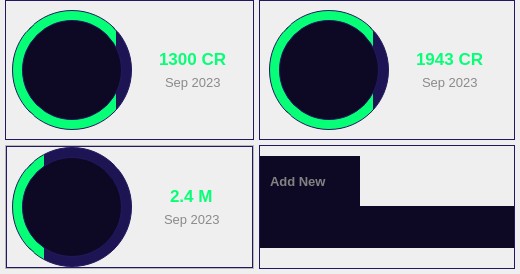
              <widget class="QFrame" name="frame_15">
               <property name="frameShape">
                <enum>QFrame::NoFrame</enum>
               </property>
               <property name="frameShadow">
                <enum>QFrame::Raised</enum>
               </property>
               <layout class="QGridLayout" name="gridLayout">
                <property name="leftMargin">
                 <number>5</number>
                </property>
                <property name="topMargin">
                 <number>0</number>
                </property>
                <property name="rightMargin">
                 <number>5</number>
                </property>
                <property name="bottomMargin">
                 <number>5</number>
                </property>
                <property name="spacing">
                 <number>5</number>
                </property>
                <item row="0" column="0">
                 <widget class="QFrame" name="frame_35">
                  <property name="styleSheet">
                   <string notr="true">border: 1px solid rgb(34, 24, 97);</string>
                  </property>
                  <property name="frameShape">
                   <enum>QFrame::NoFrame</enum>
                  </property>
                  <property name="frameShadow">
                   <enum>QFrame::Raised</enum>
                  </property>
                  <layout class="QHBoxLayout" name="horizontalLayout_19">
                   <property name="spacing">
                    <number>5</number>
                   </property>
                   <property name="leftMargin">
                    <number>5</number>
                   </property>
                   <property name="topMargin">
                    <number>0</number>
                   </property>
                   <property name="rightMargin">
                    <number>5</number>
                   </property>
                   <property name="bottomMargin">
                    <number>0</number>
                   </property>
                   <item alignment="Qt::AlignHCenter|Qt::AlignVCenter">
                    <widget class="QFrame" name="frame_30">
                     <property name="minimumSize">
                      <size>
                       <width>120</width>
                       <height>120</height>
                      </size>
                     </property>
                     <property name="maximumSize">
                      <size>
                       <width>120</width>
                       <height>120</height>
                      </size>
                     </property>
                     <property name="styleSheet">
                      <string notr="true">background-color: qlineargradient(spread:pad, x1:0, y1:0, x2:1, y2:0, stop:0.867 rgba(7, 255, 119, 1), stop:0.869 rgba(29, 21, 83, 1));
border: 1px solid rgb(33, 24, 94);
border-radius: 60;</string>
                     </property>
                     <property name="frameShape">
                      <enum>QFrame::NoFrame</enum>
                     </property>
                     <property name="frameShadow">
                      <enum>QFrame::Raised</enum>
                     </property>
                     <layout class="QHBoxLayout" name="horizontalLayout_18">
                      <item alignment="Qt::AlignHCenter">
                       <widget class="QFrame" name="frame_31">
                        <property name="minimumSize">
                         <size>
                          <width>100</width>
                          <height>100</height>
                         </size>
                        </property>
                        <property name="maximumSize">
                         <size>
                          <width>130</width>
                          <height>130</height>
                         </size>
                        </property>
                        <property name="styleSheet">
                         <string notr="true">background-color: rgb(13, 9, 36);
border: 1px solid rgb(33, 24, 94);
border-radius: 50px;</string>
                        </property>
                        <property name="frameShape">
                         <enum>QFrame::NoFrame</enum>
                        </property>
                        <property name="frameShadow">
                         <enum>QFrame::Raised</enum>
                        </property>
                        <layout class="QHBoxLayout" name="horizontalLayout_30">
                         <item>
                          <widget class="QFrame" name="frame_36">
                           <property name="minimumSize">
                            <size>
                             <width>50</width>
                             <height>50</height>
                            </size>
                           </property>
                           <property name="maximumSize">
                            <size>
                             <width>50</width>
                             <height>50</height>
                            </size>
                           </property>
                           <property name="styleSheet">
                            <string notr="true">QFrame {
	border: none;
	image: url(:/icons/icons/money-hand.svg);
	border-radius: 25;
}</string>
                           </property>
                           <property name="frameShape">
                            <enum>QFrame::NoFrame</enum>
                           </property>
                           <property name="frameShadow">
                            <enum>QFrame::Raised</enum>
                           </property>
                          </widget>
                         </item>
                        </layout>
                       </widget>
                      </item>
                     </layout>
                    </widget>
                   </item>
                   <item alignment="Qt::AlignVCenter">
                    <widget class="QFrame" name="frame_37">
                     <property name="minimumSize">
                      <size>
                       <width>110</width>
                       <height>0</height>
                      </size>
                     </property>
                     <property name="maximumSize">
                      <size>
                       <width>110</width>
                       <height>16777215</height>
                      </size>
                     </property>
                     <property name="styleSheet">
                      <string notr="true">border: none;</string>
                     </property>
                     <property name="frameShape">
                      <enum>QFrame::NoFrame</enum>
                     </property>
                     <property name="frameShadow">
                      <enum>QFrame::Raised</enum>
                     </property>
                     <layout class="QVBoxLayout" name="verticalLayout_16">
                      <item alignment="Qt::AlignHCenter|Qt::AlignVCenter">
                       <widget class="QLabel" name="label_22">
                        <property name="font">
                         <font>
                          <pointsize>13</pointsize>
                          <weight>75</weight>
                          <bold>true</bold>
                         </font>
                        </property>
                        <property name="styleSheet">
                         <string notr="true">color: rgb(7, 255, 119);</string>
                        </property>
                        <property name="text">
                         <string>1300 CR</string>
                        </property>
                       </widget>
                      </item>
                      <item alignment="Qt::AlignHCenter|Qt::AlignVCenter">
                       <widget class="QLabel" name="label_21">
                        <property name="font">
                         <font>
                          <pointsize>10</pointsize>
                          <weight>50</weight>
                          <bold>false</bold>
                         </font>
                        </property>
                        <property name="styleSheet">
                         <string notr="true">color: rgb(138, 138, 138);</string>
                        </property>
                        <property name="text">
                         <string>&lt;html&gt;&lt;head/&gt;&lt;body&gt;&lt;p&gt;Sep 2023&lt;/p&gt;&lt;/body&gt;&lt;/html&gt;</string>
                        </property>
                       </widget>
                      </item>
                     </layout>
                    </widget>
                   </item>
                  </layout>
                 </widget>
                </item>
                <item row="0" column="1">
                 <widget class="QFrame" name="frame_18">
                  <property name="styleSheet">
                   <string notr="true"/>
                  </property>
                  <property name="frameShape">
                   <enum>QFrame::NoFrame</enum>
                  </property>
                  <property name="frameShadow">
                   <enum>QFrame::Raised</enum>
                  </property>
                  <layout class="QHBoxLayout" name="horizontalLayout_25">
                   <property name="spacing">
                    <number>0</number>
                   </property>
                   <property name="leftMargin">
                    <number>0</number>
                   </property>
                   <property name="topMargin">
                    <number>0</number>
                   </property>
                   <property name="rightMargin">
                    <number>0</number>
                   </property>
                   <property name="bottomMargin">
                    <number>0</number>
                   </property>
                   <item>
                    <widget class="QFrame" name="frame_38">
                     <property name="styleSheet">
                      <string notr="true">border: 1px solid rgb(34, 24, 97);</string>
                     </property>
                     <property name="frameShape">
                      <enum>QFrame::NoFrame</enum>
                     </property>
                     <property name="frameShadow">
                      <enum>QFrame::Raised</enum>
                     </property>
                     <layout class="QHBoxLayout" name="horizontalLayout_24">
                      <item>
                       <widget class="QFrame" name="frame_42">
                        <property name="minimumSize">
                         <size>
                          <width>120</width>
                          <height>120</height>
                         </size>
                        </property>
                        <property name="maximumSize">
                         <size>
                          <width>120</width>
                          <height>120</height>
                         </size>
                        </property>
                        <property name="styleSheet">
                         <string notr="true">background-color: qlineargradient(spread:pad, x1:0, y1:0, x2:1, y2:0, stop:0.867 rgba(7, 255, 119, 1), stop:0.869 rgba(29, 21, 83, 1));
border: 1px solid rgb(33, 24, 94);
border-radius: 60;</string>
                        </property>
                        <property name="frameShape">
                         <enum>QFrame::NoFrame</enum>
                        </property>
                        <property name="frameShadow">
                         <enum>QFrame::Raised</enum>
                        </property>
                        <layout class="QHBoxLayout" name="horizontalLayout_23">
                         <item alignment="Qt::AlignHCenter">
                          <widget class="QFrame" name="frame_43">
                           <property name="minimumSize">
                            <size>
                             <width>100</width>
                             <height>100</height>
                            </size>
                           </property>
                           <property name="maximumSize">
                            <size>
                             <width>130</width>
                             <height>130</height>
                            </size>
                           </property>
                           <property name="styleSheet">
                            <string notr="true">background-color: rgb(13, 9, 36);
border: 1px solid rgb(33, 24, 94);
border-radius: 50px;</string>
                           </property>
                           <property name="frameShape">
                            <enum>QFrame::NoFrame</enum>
                           </property>
                           <property name="frameShadow">
                            <enum>QFrame::Raised</enum>
                           </property>
                           <layout class="QHBoxLayout" name="horizontalLayout_31">
                            <item>
                             <widget class="QFrame" name="frame_44">
                              <property name="minimumSize">
                               <size>
                                <width>50</width>
                                <height>50</height>
                               </size>
                              </property>
                              <property name="maximumSize">
                               <size>
                                <width>50</width>
                                <height>50</height>
                               </size>
                              </property>
                              <property name="styleSheet">
                               <string notr="true">QFrame {
	border: none;
	
	image: url(:/icons/icons/euro_money.svg);
	border-radius: 25;
}</string>
                              </property>
                              <property name="frameShape">
                               <enum>QFrame::NoFrame</enum>
                              </property>
                              <property name="frameShadow">
                               <enum>QFrame::Raised</enum>
                              </property>
                             </widget>
                            </item>
                           </layout>
                          </widget>
                         </item>
                        </layout>
                       </widget>
                      </item>
                      <item alignment="Qt::AlignVCenter">
                       <widget class="QFrame" name="frame_41">
                        <property name="minimumSize">
                         <size>
                          <width>110</width>
                          <height>0</height>
                         </size>
                        </property>
                        <property name="maximumSize">
                         <size>
                          <width>110</width>
                          <height>16777215</height>
                         </size>
                        </property>
                        <property name="styleSheet">
                         <string notr="true">border: none;</string>
                        </property>
                        <property name="frameShape">
                         <enum>QFrame::NoFrame</enum>
                        </property>
                        <property name="frameShadow">
                         <enum>QFrame::Raised</enum>
                        </property>
                        <layout class="QVBoxLayout" name="verticalLayout_17">
                         <item alignment="Qt::AlignHCenter|Qt::AlignVCenter">
                          <widget class="QLabel" name="label_23">
                           <property name="font">
                            <font>
                             <pointsize>13</pointsize>
                             <weight>75</weight>
                             <bold>true</bold>
                            </font>
                           </property>
                           <property name="styleSheet">
                            <string notr="true">color: rgb(7, 255, 119);</string>
                           </property>
                           <property name="text">
                            <string>1943 CR</string>
                           </property>
                          </widget>
                         </item>
                         <item alignment="Qt::AlignHCenter|Qt::AlignVCenter">
                          <widget class="QLabel" name="label_24">
                           <property name="font">
                            <font>
                             <pointsize>10</pointsize>
                             <weight>50</weight>
                             <bold>false</bold>
                            </font>
                           </property>
                           <property name="styleSheet">
                            <string notr="true">color: rgb(138, 138, 138);</string>
                           </property>
                           <property name="text">
                            <string>&lt;html&gt;&lt;head/&gt;&lt;body&gt;&lt;p&gt;Sep 2023&lt;/p&gt;&lt;/body&gt;&lt;/html&gt;</string>
                           </property>
                          </widget>
                         </item>
                        </layout>
                       </widget>
                      </item>
                     </layout>
                    </widget>
                   </item>
                  </layout>
                 </widget>
                </item>
                <item row="1" column="0">
                 <widget class="QFrame" name="frame_17">
                  <property name="styleSheet">
                   <string notr="true"/>
                  </property>
                  <property name="frameShape">
                   <enum>QFrame::StyledPanel</enum>
                  </property>
                  <property name="frameShadow">
                   <enum>QFrame::Raised</enum>
                  </property>
                  <layout class="QHBoxLayout" name="horizontalLayout_28">
                   <property name="spacing">
                    <number>0</number>
                   </property>
                   <property name="leftMargin">
                    <number>0</number>
                   </property>
                   <property name="topMargin">
                    <number>0</number>
                   </property>
                   <property name="rightMargin">
                    <number>0</number>
                   </property>
                   <property name="bottomMargin">
                    <number>0</number>
                   </property>
                   <item>
                    <widget class="QFrame" name="frame_45">
                     <property name="styleSheet">
                      <string notr="true">border: 1px solid rgb(34, 24, 97);</string>
                     </property>
                     <property name="frameShape">
                      <enum>QFrame::NoFrame</enum>
                     </property>
                     <property name="frameShadow">
                      <enum>QFrame::Raised</enum>
                     </property>
                     <layout class="QHBoxLayout" name="horizontalLayout_26">
                      <property name="spacing">
                       <number>5</number>
                      </property>
                      <property name="leftMargin">
                       <number>5</number>
                      </property>
                      <property name="topMargin">
                       <number>0</number>
                      </property>
                      <property name="rightMargin">
                       <number>5</number>
                      </property>
                      <property name="bottomMargin">
                       <number>0</number>
                      </property>
                      <item alignment="Qt::AlignHCenter|Qt::AlignVCenter">
                       <widget class="QFrame" name="frame_46">
                        <property name="minimumSize">
                         <size>
                          <width>120</width>
                          <height>120</height>
                         </size>
                        </property>
                        <property name="maximumSize">
                         <size>
                          <width>120</width>
                          <height>120</height>
                         </size>
                        </property>
                        <property name="styleSheet">
                         <string notr="true">background-color: qlineargradient(spread:pad, x1:0, y1:0, x2:1, y2:0, stop:0.267 rgba(7, 255, 119, 1), stop:0.269 rgba(29, 21, 83, 1));
border: 1px solid rgb(33, 24, 94);
border-radius: 60;</string>
                        </property>
                        <property name="frameShape">
                         <enum>QFrame::NoFrame</enum>
                        </property>
                        <property name="frameShadow">
                         <enum>QFrame::Raised</enum>
                        </property>
                        <layout class="QHBoxLayout" name="horizontalLayout_27">
                         <property name="spacing">
                          <number>0</number>
                         </property>
                         <property name="leftMargin">
                          <number>0</number>
                         </property>
                         <property name="topMargin">
                          <number>0</number>
                         </property>
                         <property name="rightMargin">
                          <number>0</number>
                         </property>
                         <property name="bottomMargin">
                          <number>0</number>
                         </property>
                         <item alignment="Qt::AlignHCenter">
                          <widget class="QFrame" name="frame_47">
                           <property name="minimumSize">
                            <size>
                             <width>100</width>
                             <height>100</height>
                            </size>
                           </property>
                           <property name="maximumSize">
                            <size>
                             <width>100</width>
                             <height>100</height>
                            </size>
                           </property>
                           <property name="styleSheet">
                            <string notr="true">background-color: rgb(13, 9, 36);
border: 1px solid rgb(33, 24, 94);
border-radius: 50px;</string>
                           </property>
                           <property name="frameShape">
                            <enum>QFrame::NoFrame</enum>
                           </property>
                           <property name="frameShadow">
                            <enum>QFrame::Raised</enum>
                           </property>
                           <layout class="QHBoxLayout" name="horizontalLayout_29">
                            <property name="spacing">
                             <number>0</number>
                            </property>
                            <property name="leftMargin">
                             <number>0</number>
                            </property>
                            <property name="topMargin">
                             <number>0</number>
                            </property>
                            <property name="rightMargin">
                             <number>0</number>
                            </property>
                            <property name="bottomMargin">
                             <number>0</number>
                            </property>
                            <item>
                             <widget class="QFrame" name="frame_48">
                              <property name="minimumSize">
                               <size>
                                <width>50</width>
                                <height>50</height>
                               </size>
                              </property>
                              <property name="maximumSize">
                               <size>
                                <width>50</width>
                                <height>50</height>
                               </size>
                              </property>
                              <property name="styleSheet">
                               <string notr="true">QFrame {
	border: none;
	image: url(:/icons/icons/account.svg);
	border-radius: 25;
}</string>
                              </property>
                              <property name="frameShape">
                               <enum>QFrame::NoFrame</enum>
                              </property>
                              <property name="frameShadow">
                               <enum>QFrame::Raised</enum>
                              </property>
                             </widget>
                            </item>
                           </layout>
                          </widget>
                         </item>
                        </layout>
                       </widget>
                      </item>
                      <item alignment="Qt::AlignVCenter">
                       <widget class="QFrame" name="frame_49">
                        <property name="minimumSize">
                         <size>
                          <width>110</width>
                          <height>0</height>
                         </size>
                        </property>
                        <property name="maximumSize">
                         <size>
                          <width>110</width>
                          <height>16777215</height>
                         </size>
                        </property>
                        <property name="styleSheet">
                         <string notr="true">border: none;</string>
                        </property>
                        <property name="frameShape">
                         <enum>QFrame::NoFrame</enum>
                        </property>
                        <property name="frameShadow">
                         <enum>QFrame::Raised</enum>
                        </property>
                        <layout class="QVBoxLayout" name="verticalLayout_18">
                         <item alignment="Qt::AlignHCenter|Qt::AlignVCenter">
                          <widget class="QLabel" name="label_25">
                           <property name="font">
                            <font>
                             <pointsize>13</pointsize>
                             <weight>75</weight>
                             <bold>true</bold>
                            </font>
                           </property>
                           <property name="styleSheet">
                            <string notr="true">color: rgb(7, 255, 119);</string>
                           </property>
                           <property name="text">
                            <string>2.4 M</string>
                           </property>
                          </widget>
                         </item>
                         <item alignment="Qt::AlignHCenter|Qt::AlignVCenter">
                          <widget class="QLabel" name="label_26">
                           <property name="font">
                            <font>
                             <pointsize>10</pointsize>
                             <weight>50</weight>
                             <bold>false</bold>
                            </font>
                           </property>
                           <property name="styleSheet">
                            <string notr="true">color: rgb(138, 138, 138);</string>
                           </property>
                           <property name="text">
                            <string>&lt;html&gt;&lt;head/&gt;&lt;body&gt;&lt;p&gt;Sep 2023&lt;/p&gt;&lt;/body&gt;&lt;/html&gt;</string>
                           </property>
                          </widget>
                         </item>
                        </layout>
                       </widget>
                      </item>
                     </layout>
                    </widget>
                   </item>
                  </layout>
                 </widget>
                </item>
                <item row="1" column="1">
                 <widget class="QFrame" name="frame_19">
                  <property name="styleSheet">
                   <string notr="true">border: 1px solid rgb(34, 24, 97);</string>
                  </property>
                  <property name="frameShape">
                   <enum>QFrame::NoFrame</enum>
                  </property>
                  <property name="frameShadow">
                   <enum>QFrame::Raised</enum>
                  </property>
                  <layout class="QVBoxLayout" name="verticalLayout_19">
                   <property name="spacing">
                    <number>0</number>
                   </property>
                   <property name="leftMargin">
                    <number>0</number>
                   </property>
                   <property name="topMargin">
                    <number>10</number>
                   </property>
                   <property name="rightMargin">
                    <number>0</number>
                   </property>
                   <property name="bottomMargin">
                    <number>20</number>
                   </property>
                   <item>
                    <widget class="QPushButton" name="pushButton_9">
                     <property name="minimumSize">
                      <size>
                       <width>100</width>
                       <height>50</height>
                      </size>
                     </property>
                     <property name="maximumSize">
                      <size>
                       <width>100</width>
                       <height>50</height>
                      </size>
                     </property>
                     <property name="font">
                      <font>
                       <pointsize>10</pointsize>
                       <weight>75</weight>
                       <bold>true</bold>
                      </font>
                     </property>
                     <property name="styleSheet">
                      <string notr="true">color: rgb(130, 130, 130);
border: none;
text-align: left;
padding-left: 10px;
background-color: rgb(13, 9, 36);</string>
                     </property>
                     <property name="text">
                      <string>Add New</string>
                     </property>
                     <property name="icon">
                      <iconset resource="resources/resources.qrc">
                       <normaloff>:/icons/icons/plus.svg</normaloff>:/icons/icons/plus.svg</iconset>
                     </property>
                     <property name="iconSize">
                      <size>
                       <width>25</width>
                       <height>25</height>
                      </size>
                     </property>
                    </widget>
                   </item>
                   <item>
                    <widget class="QPushButton" name="pushButton_10">
                     <property name="minimumSize">
                      <size>
                       <width>0</width>
                       <height>0</height>
                      </size>
                     </property>
                     <property name="maximumSize">
                      <size>
                       <width>22222</width>
                       <height>22222</height>
                      </size>
                     </property>
                     <property name="font">
                      <font>
                       <pointsize>10</pointsize>
                       <weight>75</weight>
                       <bold>true</bold>
                      </font>
                     </property>
                     <property name="styleSheet">
                      <string notr="true">color: rgb(130, 130, 130);
border: none;
text-align: center;
padding-left: 10px;
background-color: rgb(13, 9, 36);</string>
                     </property>
                     <property name="text">
                      <string/>
                     </property>
                     <property name="icon">
                      <iconset resource="resources/resources.qrc">
                       <normaloff>:/icons/icons/plus.svg</normaloff>:/icons/icons/plus.svg</iconset>
                     </property>
                     <property name="iconSize">
                      <size>
                       <width>40</width>
                       <height>40</height>
                      </size>
                     </property>
                    </widget>
                   </item>
                  </layout>
                 </widget>
                </item>
               </layout>
              </widget>
